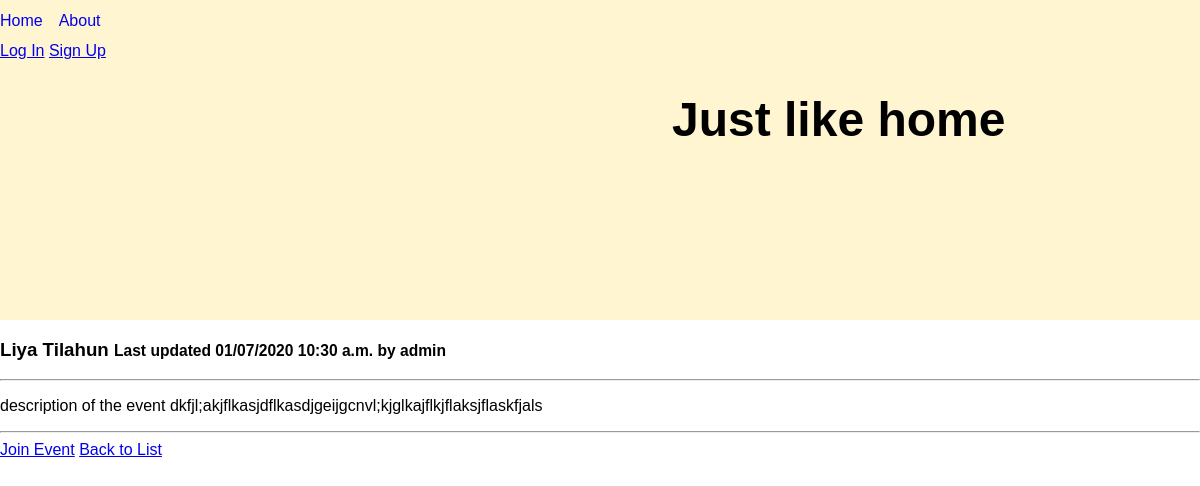
The page /events/liya-tilahun/ on the database its author committed.
### events/models.py (models this page shows, shortened)
class Event(models.Model):
    name = models.CharField(max_length=200)
    author = models.ForeignKey(User, on_delete=models.PROTECT,
                               help_text="The user that posted this event.", default=1, related_name='author')
    date_time = models.DateTimeField('event date time')
    street_address = models.CharField(max_length=255, default='address 1')
    city = models.CharField(max_length=255, default='city name')
    location = PlainLocationField(based_fields=['address','city'], zoom=7, default='location')
    description = models.TextField(default='description of the event')
    slug = models.CharField(max_length=400, blank=True, editable=False,
                            help_text="Unique URL path to access this page. Generated by the system.")
    created = models.DateTimeField(auto_now_add=True,
                                   help_text="The date and time this page was created. Automatically generated when the model saves.")
    modified = models.DateTimeField(auto_now=True,
                                    help_text="The date and time this page was updated. Automatically generated when the model updates.")

### events/views.py (the view, shortened to what this page needs)
# urls.py: path('<str:slug>/', EventDetailView.as_view(), name='event-details-page'),
class EventDetailView(DetailView):
    model = Event
    def get(self, request, slug):
      event = self.get_queryset().get(slug__iexact=slug)
      return render(request, 'events/event_detail.html', {
        'event': event
      })

### events/templates/events/event_detail.html
{% extends "base.html" %}
{% block content %}
      <h3>{{ event.name }} <small>Last updated {{ event.modified|date:"SHORT_DATETIME_FORMAT" }} by <b>{{ event.author.username }}</b></small></h3>
      <hr>
      <p>{{ event.description|linebreaksbr }}</p>
      <hr>
      <a href="{% url 'event-details-page' %}" title="Read More">Join Event</a>
      <a href="{% url 'event-list-page' %}">Back to List</a>
{% endblock %}

### events/static/events/css/styles.css (style rules this page uses)
body { background-color: white; font-size: 16px; font-family: Helvetica; margin: 0; }

### rows shown on the page
Event: name "Liya Tilahun", modified "01/07/2020 10:30 a.m.", author.username "admin", description "description of the event dkfjl;akjflkasjdflkasdjgeijgcnvl;kjglkajflkjflaksjflaskfjals"
